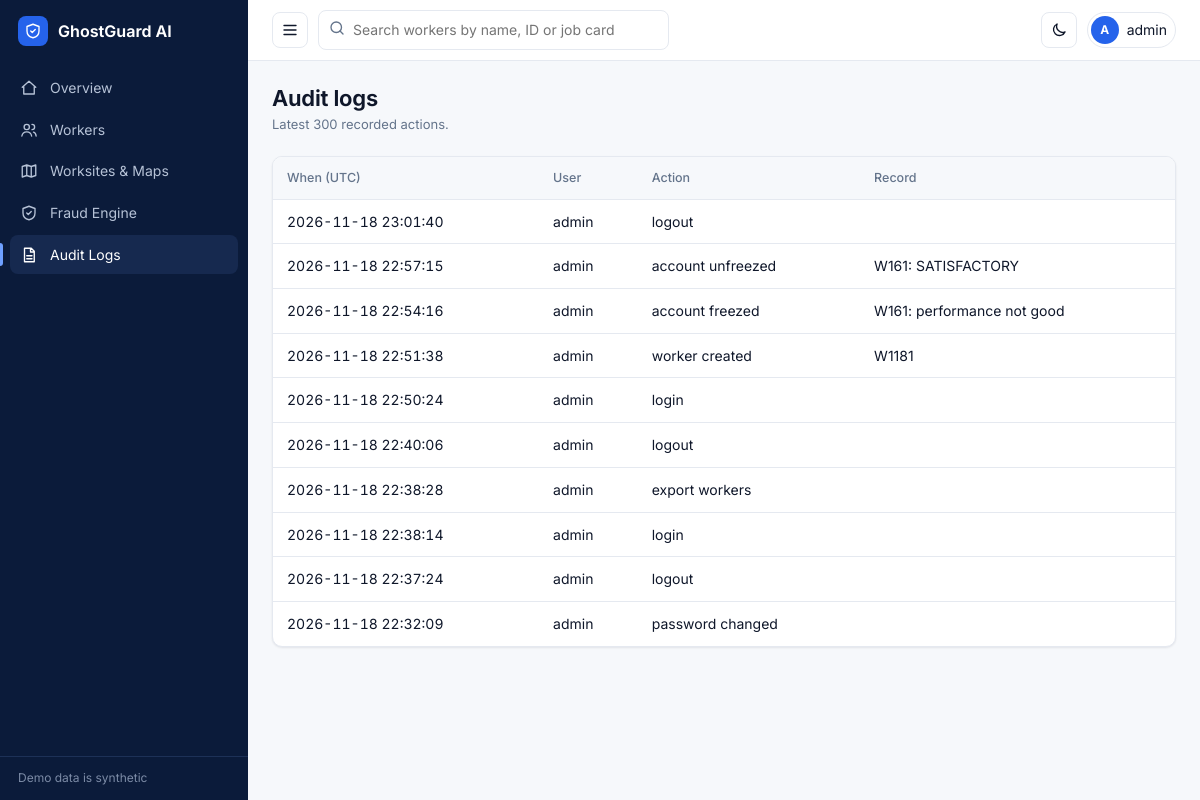
The app's page /audit (signed in) with its own data.
### app.py (models this page shows)
class User(UserMixin, db.Model):
    id = db.Column(db.Integer, primary_key=True)
    username = db.Column(db.String(40), unique=True, nullable=False)
    pw = db.Column(db.String(200), nullable=False)
    role = db.Column(db.String(20), nullable=False)
    must_change = db.Column(db.Boolean, default=True)

class Audit(db.Model):
    id = db.Column(db.Integer, primary_key=True)
    user = db.Column(db.String(40)); action = db.Column(db.String(60)); target = db.Column(db.String(120))
    at = db.Column(db.DateTime, default=datetime.utcnow)

### app.py (the view)
@app.route('/audit')
@need('audit')
def audit(): return render_template('audit.html', rows=Audit.query.order_by(Audit.at.desc()).limit(300).all())

### app.py (called while the page is built)
def can(p): return current_user.is_authenticated and current_user.role in PERMS[p]

def need(p):
    def d(f):
        @wraps(f)
        @login_required
        def w(*a, **k):
            if not can(p): abort(403)
            return f(*a, **k)
        return w
    return d

@lm.user_loader
def load(i): return db.session.get(User, int(i))

@app.before_request
def guard():
    if request.method == 'POST' and (not session.get('csrf') or request.form.get('csrf') != session['csrf']): abort(400, 'Invalid CSRF token')
    if current_user.is_authenticated and current_user.must_change and request.endpoint not in ('change_password', 'logout', 'static'):
        return redirect(url_for('change_password'))

### templates/audit.html
{% extends 'base.html' %}{% set title='Audit Logs' %}{% block body %}<div class="bar"><div><h1>Audit logs</h1><p class="m">Latest 300 recorded actions.</p></div></div><div class="card flush"><div class="tw"><table><thead><tr><th>When (UTC)</th><th>User</th><th>Action</th><th>Record</th></tr></thead><tbody>{% for r in rows %}<tr><td class="num">{{ r.at.strftime('%Y-%m-%d %H:%M:%S') }}</td><td>{{ r.user }}</td><td>{{ r.action }}</td><td style="white-space:normal">{{ r.target }}</td></tr>{% else %}<tr><td colspan="4"><div class="empty"><p>No activity yet.</p></div></td></tr>{% endfor %}</tbody></table></div></div>{% endblock %}

### templates/base.html (shortened to what this page needs)
<!doctype html><html lang="en"><head><meta charset="utf-8"><meta name="viewport" content="width=device-width,initial-scale=1"><title>{{ title }} · GhostGuard AI</title>
<link rel="stylesheet" href="{{ url_for('static', filename='style.css') }}">{% block head %}{% endblock %}</head><body>
{% set nav=[('home','Overview','i-home','Overview'),('workers','Workers','i-users','Worker'),('map_page','Worksites & Maps','i-map','Maps'),('engine','Fraud Engine','i-shield','Engine')] %}
{% if can('audit') %}{% set nav = nav + [('audit','Audit Logs','i-log','Audit')] %}{% endif %}
<aside class="side" aria-label="Main navigation"><div class="brand"><div class="lg"><svg class="ic" style="color:#fff"><use href="#i-shield"/></svg></div><span>GhostGuard AI</span></div>
<nav class="nav">{% for ep,label,ico,m in nav %}<a href="{{ url_for(ep) }}" class="{{ 'on' if m in title }}" title="{{ label }}" {{ 'aria-current=page' if m in title }}><svg class="ic"><use href="#{{ ico }}"/></svg><span>{{ label }}</span></a>{% endfor %}</nav>
<div class="sfoot">Demo data is synthetic</div></aside><div class="bk"></div>
<div class="wrap"><header class="top"><button class="ib" id="sbtn" aria-label="Toggle navigation"><svg class="ic"><use href="#i-menu"/></svg></button>
<form class="srch" method="get" action="{{ url_for('workers') }}" role="search"><svg class="ic"><use href="#i-search"/></svg><input name="q" placeholder="Search workers by name, ID or job card" aria-label="Search workers"></form><div class="sp"></div>
<button class="ib" id="tbtn" aria-label="Switch light or dark theme"><svg class="ic"><use href="#i-moon"/></svg></button>
<details class="menu"><summary class="av" aria-label="Account menu"><b>{{ current_user.username[0] }}</b><span>{{ current_user.username }}</span></summary>
</details></header>
<main class="main">{% block body %}{% endblock %}</main></div>
<script src="{{ url_for('static', filename='app.js') }}"></script></body></html>

### static/style.css (style rules this page uses)
:root { --bg:#F6F8FB;--sf:#fff;--ink:#0F172A;--mut:#64748B;--line:#E5E9F0;--navy:#0B1B3A;--navy2:#16294F;--blue:#2563EB;--blueS:#EAF1FF;--g:#15803D;--gS:#DCFCE7;--a:#B45309;--aS:#FEF3C7;--r:#B91C1C;--rS:#FEE2E2;--sh:0 1px 2px rgba(15,23,42,.05),0 1px 3px rgba(15,23,42,.04);--rad:10px }
* { box-sizing:border-box }
html { scroll-padding-top:70px }
body { margin:0;background:var(--bg);color:var(--ink);font:14px/1.55 Inter,Manrope,system-ui,-apple-system,Segoe UI,sans-serif;-webkit-font-smoothing:antialiased }
a { color:var(--blue);text-decoration:none }
h1 { font-size:22px;line-height:1.25;margin:0;font-weight:650;letter-spacing:-.01em }
p { margin:4px 0 }
.m { color:var(--mut);font-size:13px }
.num { font-variant-numeric:tabular-nums }
.ic { width:18px;height:18px;flex:none;stroke:currentColor;fill:none;stroke-width:1.8;stroke-linecap:round;stroke-linejoin:round }
.side { position:fixed;inset:0 auto 0 0;width:248px;background:var(--navy);color:#CBD5E1;display:flex;flex-direction:column;z-index:30;transition:width .15s,transform .2s }
.brand { display:flex;align-items:center;gap:10px;padding:16px 18px;color:#fff;font-weight:650;font-size:16px;white-space:nowrap }
.brand .lg { width:30px;height:30px;border-radius:8px;background:var(--blue);display:grid;place-items:center;flex:none }
.nav { flex:1;padding:6px 10px;overflow-y:auto }
.nav a { position:relative;display:flex;align-items:center;gap:12px;color:#B6C2D6;padding:9px 10px;border-radius:8px;margin-bottom:2px;white-space:nowrap }
.nav a.on { background:var(--navy2);color:#fff }
.nav a.on::before { content:"";position:absolute;left:-10px;top:8px;bottom:8px;width:3px;border-radius:0 3px 3px 0;background:#6EA0FF }
.sfoot { padding:12px 18px;font-size:12px;color:#7C8BA6;border-top:1px solid #1D3157;white-space:nowrap }
.wrap { margin-left:248px;transition:margin .15s }
.top { position:sticky;top:0;z-index:20;display:flex;align-items:center;gap:10px;padding:10px 24px;background:var(--sf);border-bottom:1px solid var(--line) }
.ib { background:none;border:1px solid var(--line);color:var(--ink);border-radius:8px;width:36px;height:36px;display:grid;place-items:center;cursor:pointer }
.srch { flex:1;max-width:420px;position:relative }
.srch input { width:100%;padding-left:34px }
.srch .ic { position:absolute;left:10px;top:9px;color:var(--mut) }
.menu { position:relative }
.menu summary { list-style:none;cursor:pointer }
.av { display:flex;align-items:center;gap:8px;padding:3px 8px 3px 3px;border:1px solid var(--line);border-radius:999px }
.av b { width:28px;height:28px;border-radius:50%;background:var(--blue);color:#fff;display:grid;place-items:center;font-size:12px;text-transform:uppercase }
.main { padding:24px;max-width:1280px;margin:auto }
.bar { display:flex;justify-content:space-between;align-items:flex-start;gap:12px;flex-wrap:wrap;margin-bottom:18px }
.bar>div:first-child p { margin-top:2px }
.card { background:var(--sf);border:1px solid var(--line);border-radius:var(--rad);padding:16px;box-shadow:var(--sh) }
.card.flush { padding:0;overflow:hidden }
input,select,textarea { font:inherit;color:var(--ink);padding:8px 11px;border:1px solid var(--line);border-radius:8px;background:var(--sf);max-width:100% }
.tw { overflow-x:auto }
table { border-collapse:collapse;width:100% }
th,td { text-align:left;padding:11px 14px;border-bottom:1px solid var(--line);white-space:nowrap }
th { color:var(--mut);font-weight:500;font-size:12.5px;background:var(--bg) }
tr:last-child td { border-bottom:0 }

### records on screen
User: username "A", username "admin"
Audit: at "2026-11-18 23:01:40", user "admin", action "logout"
Audit: at "2026-11-18 22:57:15", user "admin", action "account unfreezed", target "W161: SATISFACTORY"
Audit: at "2026-11-18 22:54:16", user "admin", action "account freezed", target "W161: performance not good"
Audit: at "2026-11-18 22:51:38", user "admin", action "worker created", target "W1181"
Audit: at "2026-11-18 22:50:24", user "admin", action "login"
Audit: at "2026-11-18 22:40:06", user "admin", action "logout"
Audit: at "2026-11-18 22:38:28", user "admin", action "export workers"
Audit: at "2026-11-18 22:38:14", user "admin", action "login"
Audit: at "2026-11-18 22:37:24", user "admin", action "logout"
Audit: at "2026-11-18 22:32:09", user "admin", action "password changed"

### other values on screen
{{ label }} "Overview" "Workers" "Worksites & Maps" "Fraud Engine" "Audit Logs"
